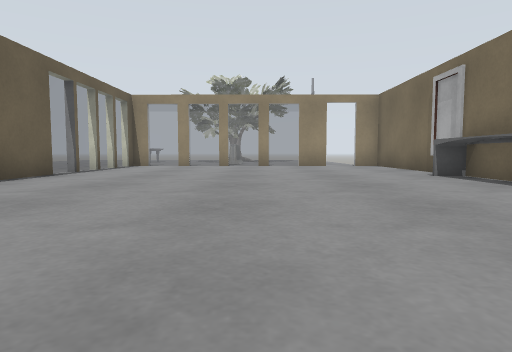
View 1 (above)

12 first-person views from a walk through a world built for the Gazebo simulator. The camera is 0.5 m above the floor, tilts 4° down and sees 75° across. The lines on the ground mark 1 m squares. The floor is counted in squares, 1 m on a side. Each view is taken from the middle of a square. On the plan, view 1 faces up. The plan holds only what a view shows up to about 9 squares ahead; the rest is blank. Robots are left out. Simple shapes stand in for some stock models. Some surface patterns are stand-ins.

View 2
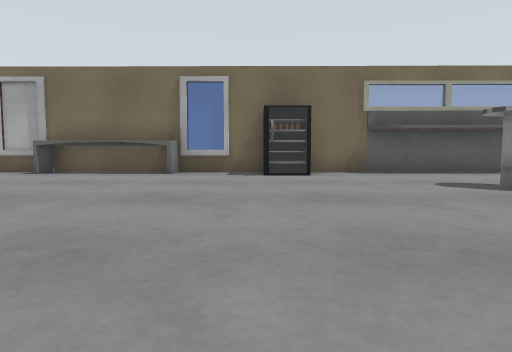

View 3
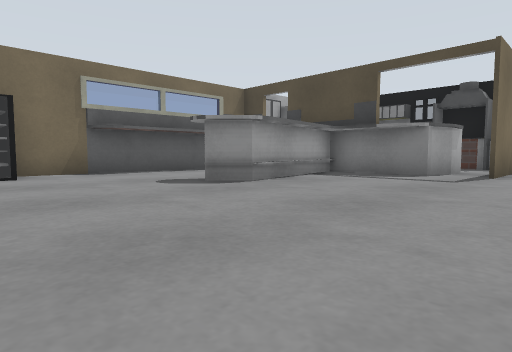

View 4
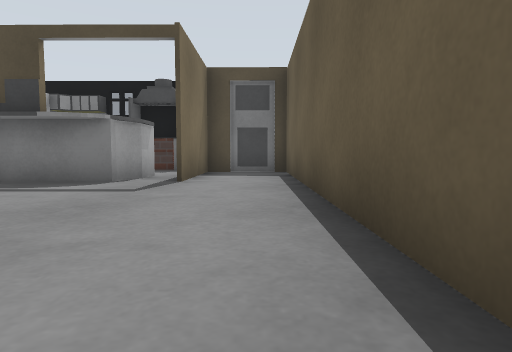

View 5
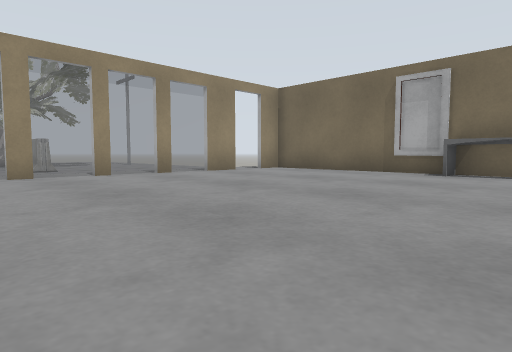

View 6
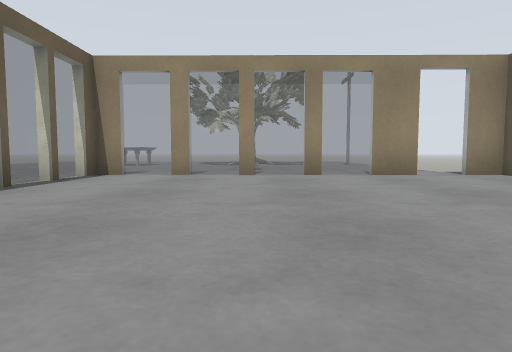

View 7
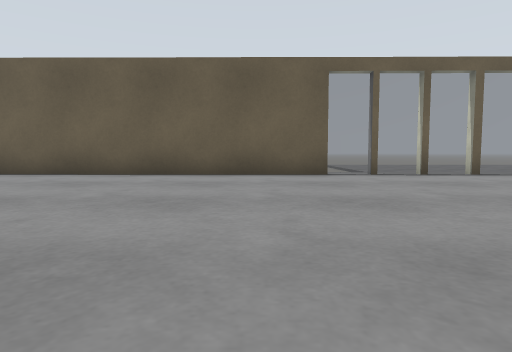

View 8
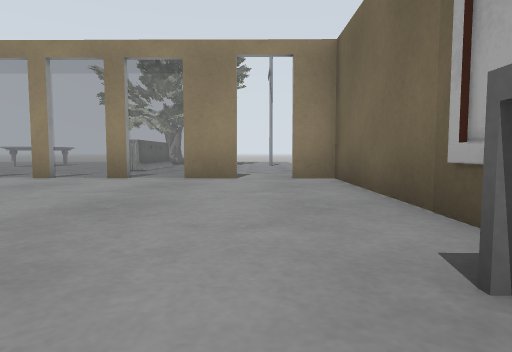

View 9
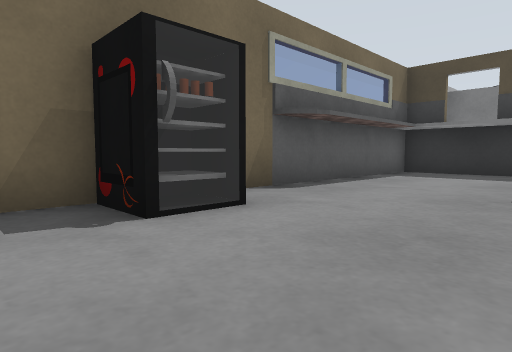

View 10
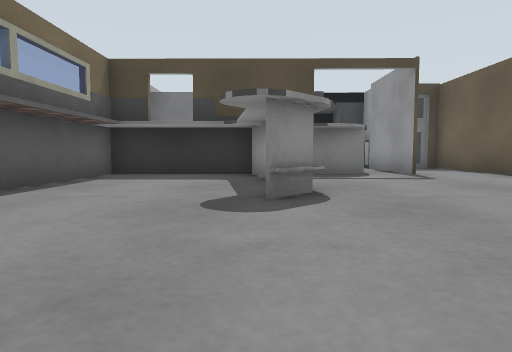

View 11
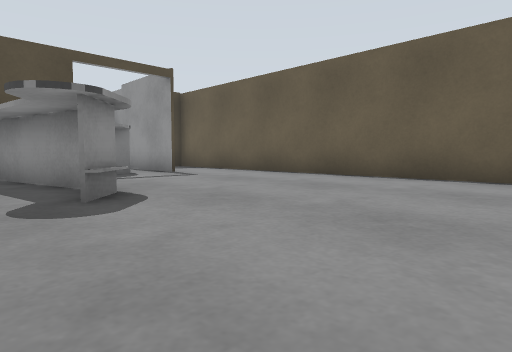

View 12
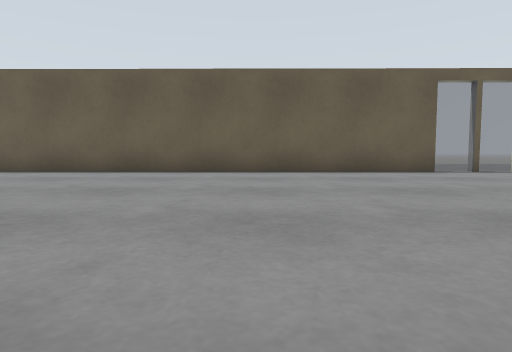

### Floor plan
Key: @ floor where view 1 was taken; # wall or solid block; . floor; / step, stairs or slope; = window, fence, low wall or low ledge.
Columns run from 5 left of view 1 to 5 right of it. Each row starts with its distance up from view 1.
 14   ///// //
 13 #======#.#=
 12 =.........#
 11 =.........#
 10 =.........#
  9 =.........#
  8 =.........#
  7 #........##
  6 #........#
  5 #........#
  4 #........#
  3 #.........
  2 #........#
  1 #.......=##
  0 #....@....#
 -1 #........##
 -2 #....##..#
 -3 #....##..#
 -4 #.....#..#
 -5 #.....####
 -6 #.#.######
 -7 #.###   #
 -8 #.#     #
 -9 ###

Positions as (right, up) in squares from view 1, and headings:
1: (0, 0), facing up
2: (-4, 2), facing right
3: (-4, 2), facing down-right
4: (-4, 0), facing down
5: (-4, 5), facing up-right
6: (-1, 5), facing up
7: (3, 6), facing left
8: (3, 6), facing up
9: (1, 3), facing down-right
10: (1, 2), facing down
11: (2, 2), facing down-left
12: (4, 3), facing left
